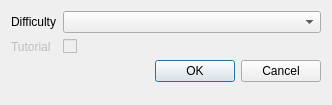
<?xml version="1.0" encoding="UTF-8"?>
<ui version="4.0">
 <class>MapPropertiesDialog</class>
 <widget class="QDialog" name="MapPropertiesDialog">
  <property name="geometry">
   <rect>
    <x>0</x>
    <y>0</y>
    <width>332</width>
    <height>105</height>
   </rect>
  </property>
  <property name="windowTitle">
   <string>Map properties</string>
  </property>
  <layout class="QFormLayout" name="formLayout_2">
   <item row="0" column="0">
    <widget class="QLabel" name="label">
     <property name="text">
      <string>Difficulty</string>
     </property>
    </widget>
   </item>
   <item row="0" column="1">
    <widget class="QComboBox" name="difficultyComboBox"/>
   </item>
   <item row="2" column="1">
    <widget class="QDialogButtonBox" name="buttonBox">
     <property name="orientation">
      <enum>Qt::Horizontal</enum>
     </property>
     <property name="standardButtons">
      <set>QDialogButtonBox::Cancel|QDialogButtonBox::Ok</set>
     </property>
    </widget>
   </item>
   <item row="1" column="0">
    <widget class="QLabel" name="label_2">
     <property name="enabled">
      <bool>false</bool>
     </property>
     <property name="text">
      <string>Tutorial</string>
     </property>
    </widget>
   </item>
   <item row="1" column="1">
    <widget class="QCheckBox" name="tutorialCheckBox">
     <property name="enabled">
      <bool>false</bool>
     </property>
     <property name="text">
      <string/>
     </property>
    </widget>
   </item>
  </layout>
 </widget>
 <resources/>
 <connections>
  <connection>
   <sender>buttonBox</sender>
   <signal>accepted()</signal>
   <receiver>MapPropertiesDialog</receiver>
   <slot>accept()</slot>
   <hints>
    <hint type="sourcelabel">
     <x>248</x>
     <y>254</y>
    </hint>
    <hint type="destinationlabel">
     <x>157</x>
     <y>274</y>
    </hint>
   </hints>
  </connection>
  <connection>
   <sender>buttonBox</sender>
   <signal>rejected()</signal>
   <receiver>MapPropertiesDialog</receiver>
   <slot>reject()</slot>
   <hints>
    <hint type="sourcelabel">
     <x>316</x>
     <y>260</y>
    </hint>
    <hint type="destinationlabel">
     <x>286</x>
     <y>274</y>
    </hint>
   </hints>
  </connection>
 </connections>
</ui>
